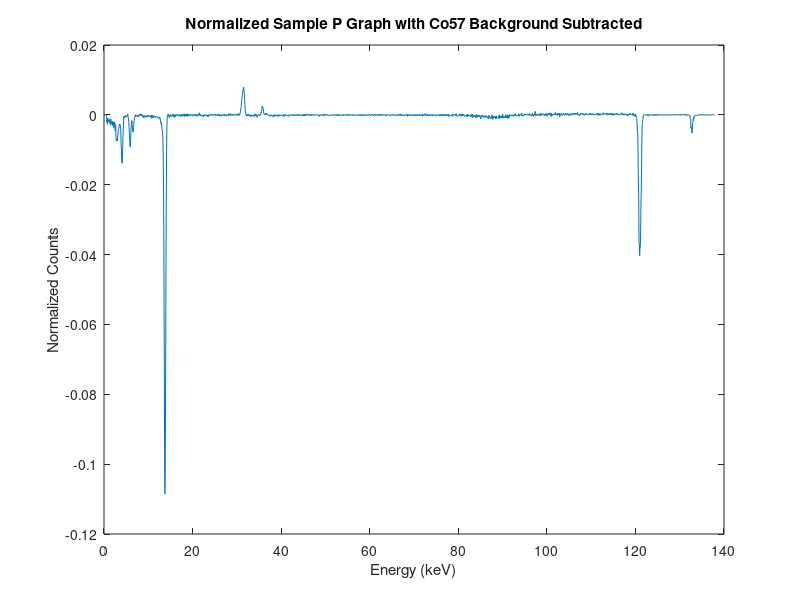

MATLAB code to generate this figure:
%normalizes and attempts to subtract the source background from the sample

%import the background data
%data is in following format: Channel, Energy, Count
csvDataBackground = csvread('BK2_CO.CSV');

%import sample data
%data is in following format: Channel, Energy, Count
csvDataSample = csvread('SAMPP2.CSV'); %change this for different trials

%normalize the data based on max peak
csvDataBackground(:,3) = csvDataBackground(:,3) / max(csvDataBackground(:,3));
csvDataSample(:,3) = csvDataSample(:,3) / max(csvDataSample(:,3));

%find common low point to scale background to match the sample data
scale = csvDataSample(940,3) / csvDataBackground(940,3);
csvDataBackground(:,3) = csvDataBackground(:,3) * scale;

sampleSub = csvDataSample(:,3) - csvDataBackground(:,3);

%plot data (Energy vs Count)
fig1 = figure('Position', [10 10 900 400]);
plot(csvDataSample(:,2), sampleSub);
xlabel('Energy (keV)');
ylabel('Normalized Counts');
title('Normalized Sample P Graph with Co57 Background Subtracted'); %------------
xlim([0,140]); %set limit on x-axis
filename = 'Sample_P_SUB'; %-----------------
%saveas(fig1,filename,'png');
